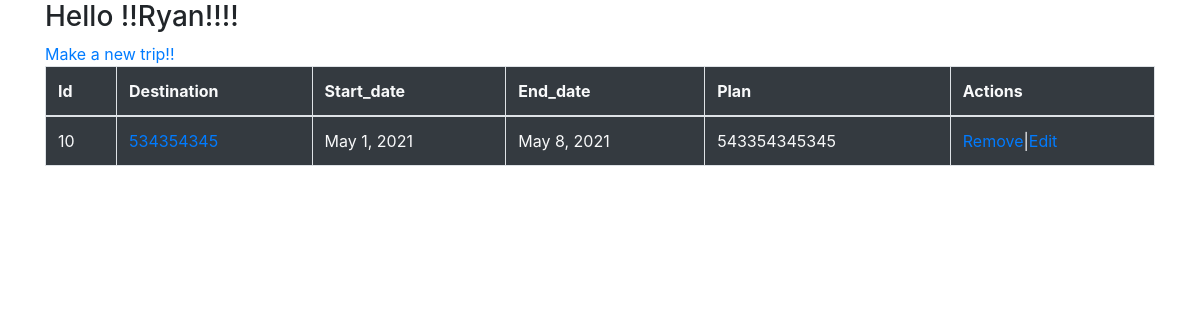
The app's page /exam/ (signed in) with its own data.
### login_app/models.py (models this page shows)
class User(models.Model):
    first_name = models.CharField(max_length=45)
    last_name = models.CharField(max_length=45)
    email = models.CharField(max_length=255,unique=True)
    password = models.CharField(max_length=60)
    created_at = models.DateTimeField(auto_now_add=True)
    updated_at = models.DateTimeField(auto_now=True)
    objects = UserManager()

### exercice_app/models.py (models this page shows)
class Trip(models.Model):
    destination= models.CharField(max_length=100)
    start_date = models.DateField()
    end_date = models.DateField()
    plan= models.TextField(max_length=500)
    user= models.ForeignKey(User,related_name="trips",on_delete=models.CASCADE)
    created_at=models.DateTimeField(auto_now_add=True)
    updated_at=models.DateTimeField(auto_now=True)
    objects=TripManager()

### exercice_app/views.py (the view)
# urls.py: path("",views.index),
def index(request):
    context={
        "trips":Trip.objects.filter(user = User.objects.get(id = request.session['id']))
    }
    return render(request,"exam.html",context)

### exercice_app/templates/exam.html (shortened to what this page needs)
<!DOCTYPE html>
<html lang="en">
<head>
    <link rel="stylesheet" href="https://stackpath.bootstrapcdn.com/bootstrap/4.3.1/css/bootstrap.min.css">
</head>
<body>
    <div class="container">
        <h3> Hello !!{{request.session.first_name}}!!!! </h3><a href="/exam/trips/new">Make a new trip!!</a></h3>
    <table class="table table-bordered bg-dark text-light">
        <thead>
            <tr>
                <th>Id</th>
                <th>Destination</th>
                <th>Start_date</th>
                <th>End_date</th>
                <th>Plan</th>
                <th>Actions</th>
            </tr>
        </thead>
        <tbody>
            {% for trip in trips %}
            <tr>
                <td>{{trip.id}}</td>
                <td><a href="/exam/trips/{{trip.id}}/views">{{trip.destination}}</a></td>
                <td>{{trip.start_date}}</td>
                <td>{{trip.end_date}}</td>
                <td>{{trip.plan}}</td>
                <td><a href="/exam/trips/{{trip.id}}/delete">Remove</a>|<a href="/exam/trips/{{trip.id}}/edit">Edit</a></td>
            </tr>
            {% endfor %}
        </tbody>
    </table>
    </div>
</body>
</html>

### records on screen
User: session.first_name "Ryan"
Trip: id "10", destination "534354345", start_date "May 1, 2021", end_date "May 8, 2021", plan "543354345345"
